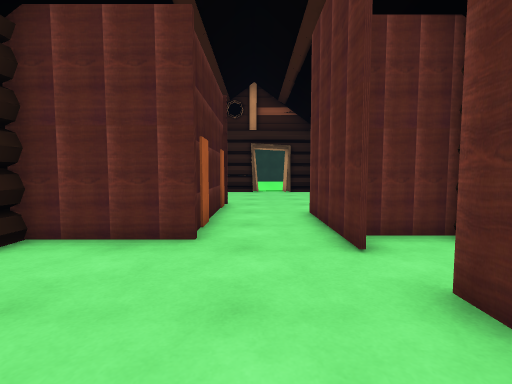
view 1 (above)

17 first-person views from a walk through a 3-D level made in the Unity game engine. The camera is 1.2 m above the floor, tilts 4° down and sees 85° across. Doors are open. The floor is counted in squares, 1 m on a side. Each view is taken from the middle of a square. On the plan, view 1 faces up. The plan holds only what a view shows up to about 13 squares ahead; the rest is blank. The place goes on beyond the plan. The player is left out. Some animated figures are left out. Some surface patterns are stand-ins.

view 2
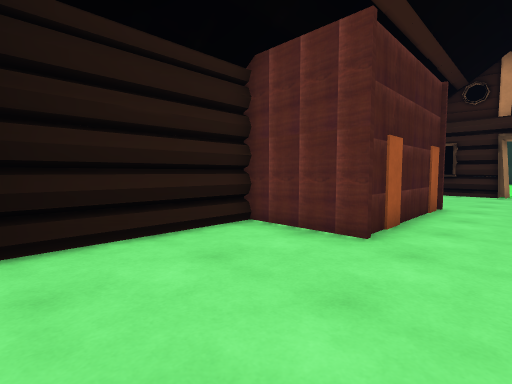

view 3
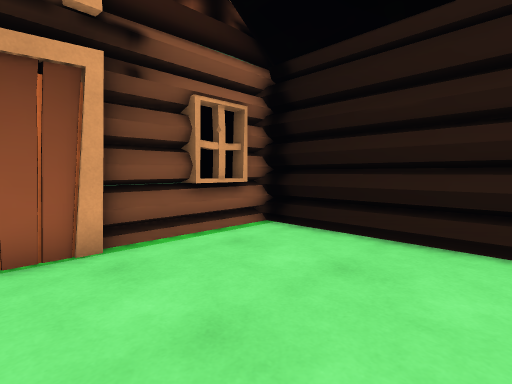

view 4
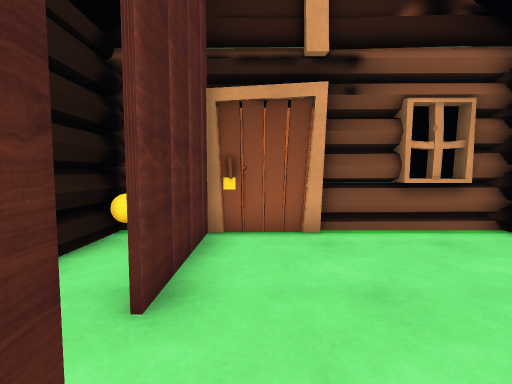

view 5
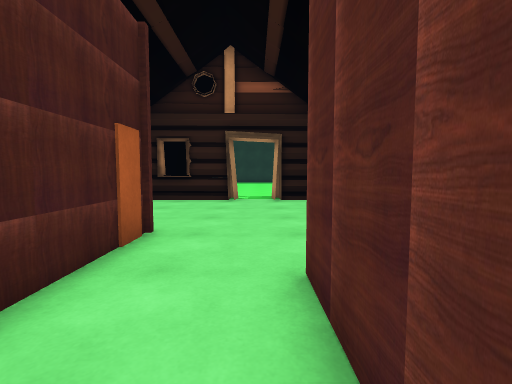

view 6
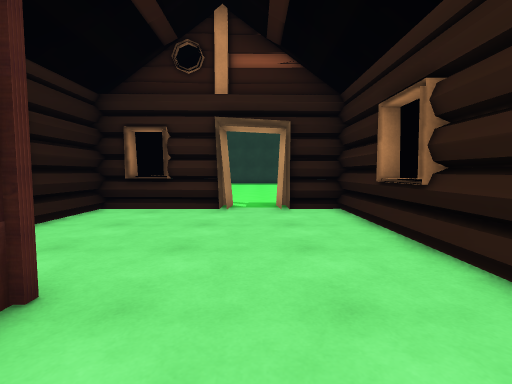

view 7
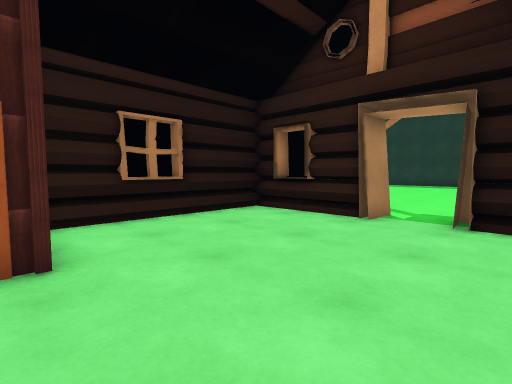

view 8
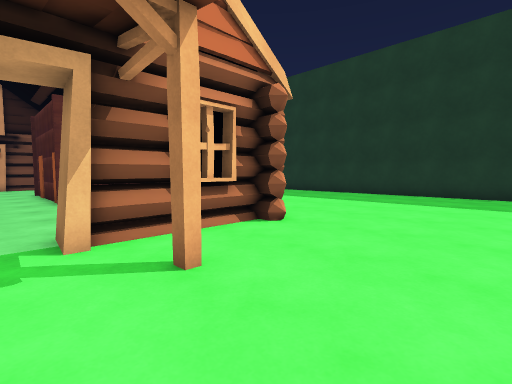

view 9
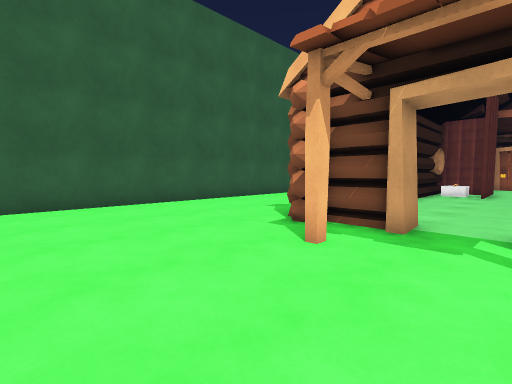

view 10
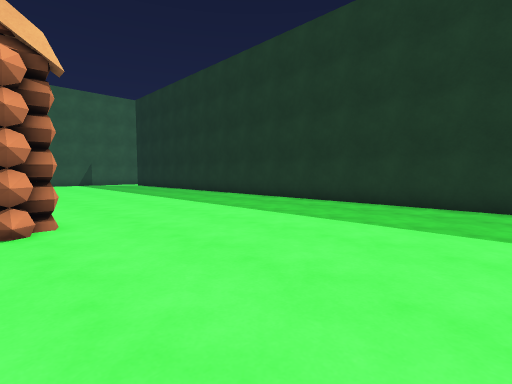

view 11
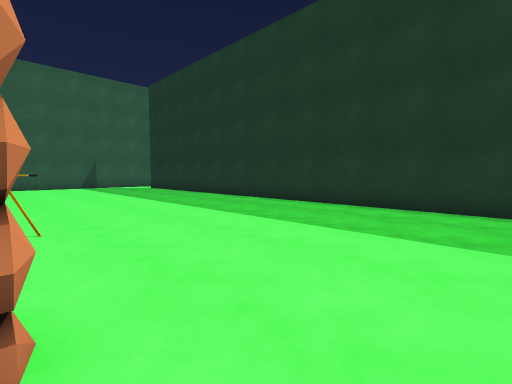

view 12
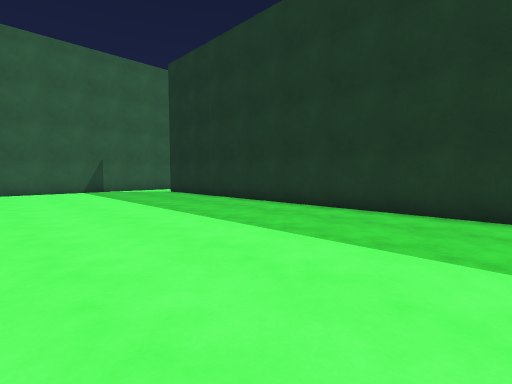

view 13
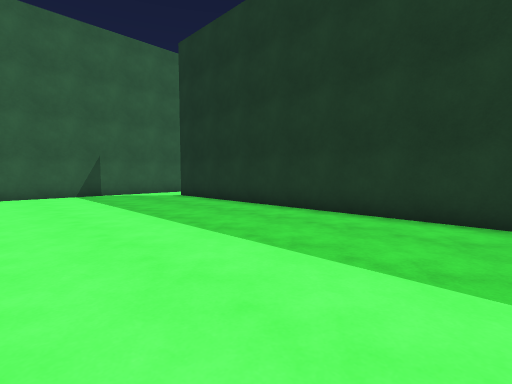

view 14
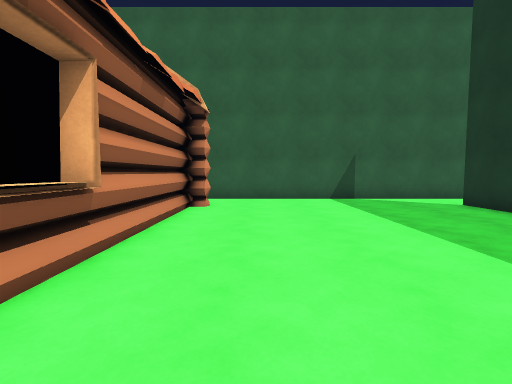

view 15
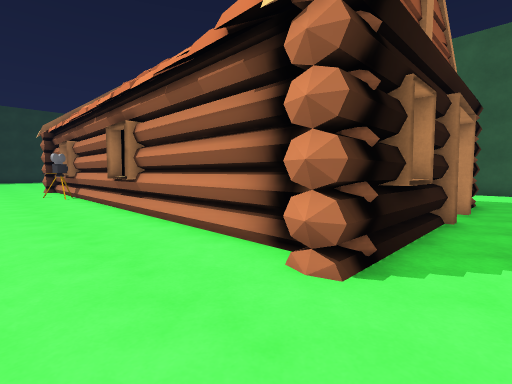

view 16
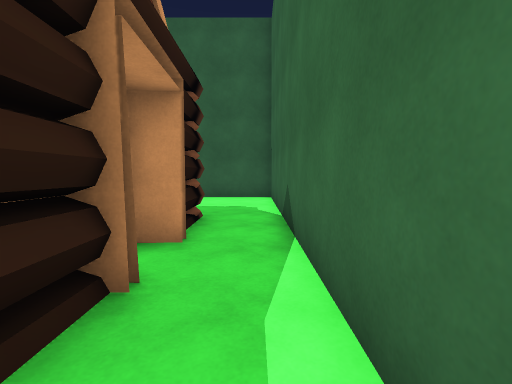

view 17
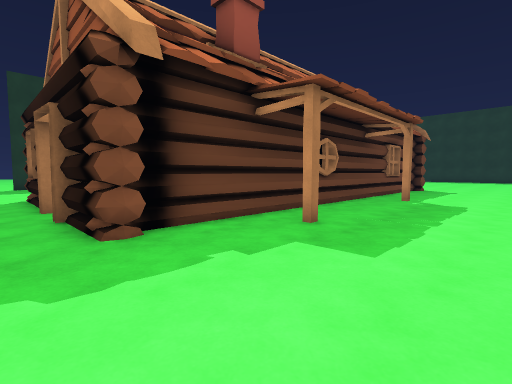

### Floor plan
Ten units are one square. View 1 is at (0, 0); x grows to the right and y downward. Boxes are objects, and circles mark ways between rooms. Rooms are numbered by the first view taken in them; rooms with no view inside come last. Other rooms are left out.
<svg viewBox="-160 -251 270 293">
<path fill="none" stroke="#000" d="M16 -41 16 -82M-3 6 20 6 20 -28M-41 -50 -41 11M-42 6 -20 6M-44 7 -3 7M-12 -96 -12 -49 -44 -49M41 -132 41 -138M-2 -172 -41 -172 -41 -110M20 -169 20 -182M-41 -106 -12 -106 -12 -96M-21 -177 -31 -177M1 -182 -1 -169M-2 -182 -2 -169M37 -92 37 -172 21 -172M-54 -124 -55 -128M-53 -175 -51 -180 -44 -180M-48 -183 -44 -187M-47 -184 -42 -185 -41 -184M-41 -186 -41 -180 -2 -180M-45 -52 -45 -64M-2 -182 1 -182M16 -182 18 -182M21 -180 37 -180M44 -99 44 -58M39 -185 44 -184M43 -180 48 -180M41 -186 44 -183M44 -50 44 13 41 16 37 12M-53 13 -52 7M-43 16 -47 12 -47 -121M-33 18 -33 11M-3 15 -52 16 -53 11 -52 7M-3 18 -3 6M63 -30 63 -25M-147 -246 -147 14M20 11 20 18M-32 37 98 37M47 7 48 11 47 15 18 15 17 9M47 7 48 10M105 -160 105 -236M48 13 47 15M-155 37 -48 37"/>
<rect x="-15" y="-205" width="10" height="10" fill="#bbb"><title>other object</title></rect>
<rect x="25" y="-205" width="10" height="10" fill="#bbb"><title>other object</title></rect>
<circle cx="5" cy="-85" r="3" fill="#2a7"/>
<circle cx="5" cy="-180" r="3" fill="#2a7"/>
<text x="-10" y="-30">1</text>
<text x="0" y="-130">2</text>
<text x="-60" y="-120">3</text>
</svg>
Room 1 opens to room 2. Room 2 opens to room 3.

Where each view was taken, in squares from view 1:
view 1: 0 up, 0 right, facing up
view 2: 0 up, 1 right, facing up-left
view 3: 4 up, 1 right, facing down-left
view 4: 5 up, 1 right, facing down
view 5: 5 up, 1 right, facing up
view 6: 8 up, 1 right, facing up
view 7: 10 up, 3 right, facing up-left
view 8: 23 up, 1 right, facing down-left
view 9: 24 up, 0 right, facing down-right
view 10: 25 up, 4 left, facing down-left
view 11: 20 up, 5 left, facing down-left
view 12: 15 up, 6 left, facing down-left
view 13: 12 up, 7 left, facing down-left
view 14: 9 up, 7 left, facing down
view 15: 3 down, 8 left, facing up-right
view 16: 3 down, 3 left, facing right
view 17: 3 down, 10 right, facing up-left
